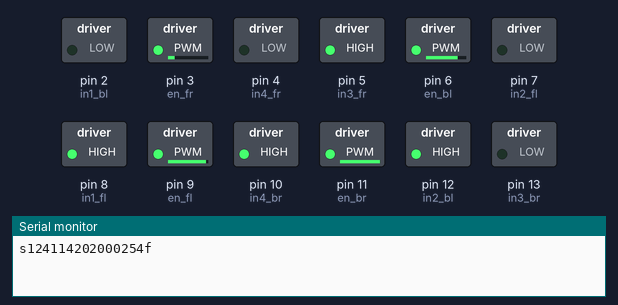
Bench run of a sketch on a simulated Arduino Uno, built with avr-gcc and run on an emulated ATmega328P. On the bench: switched loads named in the sketch (green lamp = pin HIGH), the last lines printed to the serial monitor. Random numbers use the default seed unless the sketch sets one.

Above: at 0.1 s.
At 4.1 s:
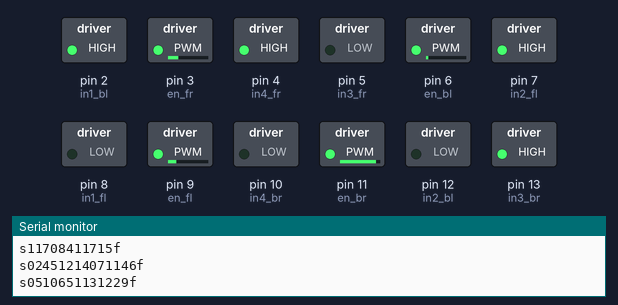
At 9.1 s:
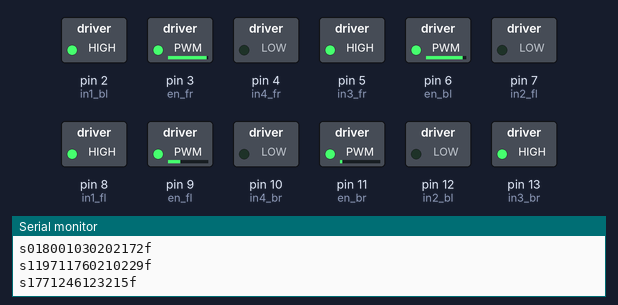
At 19.1 s:
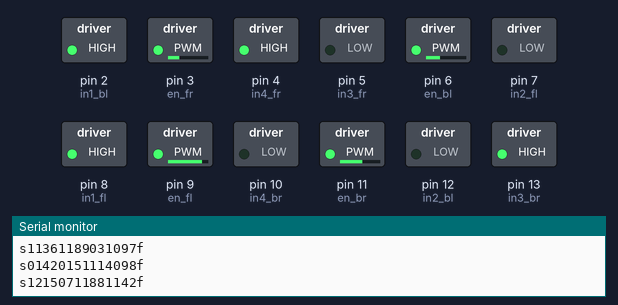
At 28.1 s:
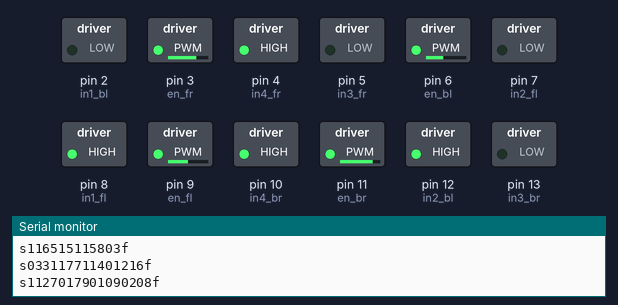
At 38.1 s:
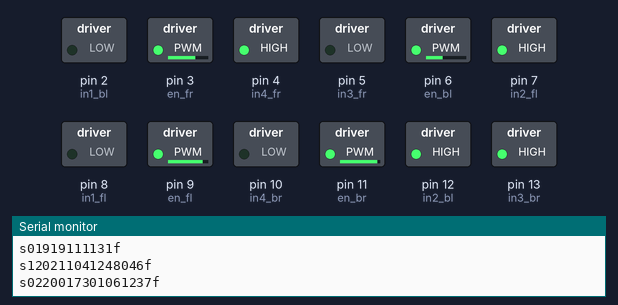
Timing chart, 0 to 40.0 s (numbered marks = the images above):
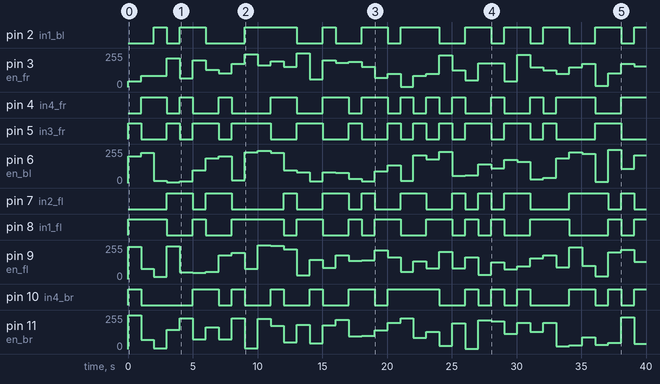

The sketch:

encode_data.ino
```cpp
// Motor Front_left connections
int en_fl = 9;
int in1_fl = 8;
int in2_fl = 7;
// Motor Front_right connections
int en_fr = 3;
int in3_fr = 5;
int in4_fr = 4;
//Motor Back_left connections
int en_bl = 6;
int in1_bl = 2;
int in2_bl = 12;
//Motor Back_right connections
int en_br = 11;
int in3_br = 13;
int in4_br = 10;

String first = "s";
String last = "f";
String str;

void setup()
{
  Serial.begin(9600);
  // Set all the motor control pins to outputs

  pinMode(en_fl, OUTPUT);
  pinMode(in1_fl, OUTPUT);
  pinMode(in2_fl, OUTPUT);

  pinMode(en_fr, OUTPUT);
  pinMode(in3_fr, OUTPUT);
  pinMode(in4_fr, OUTPUT);

  pinMode(en_bl, OUTPUT);
  pinMode(in1_bl, OUTPUT);
  pinMode(in2_bl, OUTPUT);

  pinMode(en_br, OUTPUT);
  pinMode(in3_br, OUTPUT);
  pinMode(in4_br, OUTPUT);

}

void loop()
{
  direction_speed_Control(first, last);
  delay(1000);
}

void direction_speed_Control(String f, String l)
{

  int directions[4];
  int speeds[4];
  int direction, speed;
  str = f;

  for(int i = 0; i < 4; i++)
  {
    direction = random(2);
    speed = random(256);

    directions[i] = direction;
    speeds[i] = speed;
    str = str + String(direction) + String(speed);
  }

  str += last;

  Serial.println(str);

  turnon_motor(in1_fl, in2_fl, speeds[0], directions[0], en_fl);
  turnon_motor(in3_fr, in4_fr, speeds[1], directions[1], en_fr);
  turnon_motor(in1_bl, in2_bl, speeds[2], directions[2], en_bl);
  turnon_motor(in3_br, in4_br, speeds[3], directions[3], en_br);

}
void turnon_motor(int in1, int in2, int speed, int direction, int en){

  if(direction == 1){ // forward
    digitalWrite(in1, HIGH);
    digitalWrite(in2, LOW);
  }
  else{ //backward
    digitalWrite(in1, LOW);
    digitalWrite(in2, HIGH);
  }

  analogWrite(en, speed);
}
```

Measured:
- by itself, pin 2 (in1_bl): LOW → HIGH at 2.0 s, → LOW 1.0 s later, → HIGH 1.0 s later, → LOW 2.0 s later, … (21 changes in this stretch)
- by itself, pin 3 (en_fr): 0/255 → 42/255 at 0.00 s, → 85/255 1.0 s later, → 84/255 1.0 s later, → 214/255 1.0 s later, … (40 changes in this stretch)
- by itself, pin 4 (in4_fr): LOW → HIGH at 1.0 s, → LOW 2.0 s later, → HIGH 1.0 s later, → LOW 1.0 s later, … (25 changes in this stretch)
- by itself, pin 5 (in3_fr): LOW → HIGH at 0.00 s, → LOW 1.0 s later, → HIGH 2.0 s later, → LOW 1.0 s later, … (26 changes in this stretch)
- by itself, pin 6 (en_bl): 0/255 → 200/255 at 0.00 s, → 226/255 1.0 s later, → 17/255 1.0 s later, → 7/255 1.0 s later, … (40 changes in this stretch)
- by itself, pin 7 (in2_fl): LOW → HIGH at 3.0 s, → LOW 2.0 s later, → HIGH 1.0 s later, → LOW 2.0 s later, … (22 changes in this stretch)
- by itself, pin 8 (in1_fl): LOW → HIGH at 0.00 s, → LOW 3.0 s later, → HIGH 2.0 s later, → LOW 1.0 s later, … (23 changes in this stretch)
- by itself, pin 10 (in4_br): LOW → HIGH at 0.00 s, → LOW 1.0 s later, → HIGH 4.0 s later, → LOW 2.0 s later, … (25 changes in this stretch)
